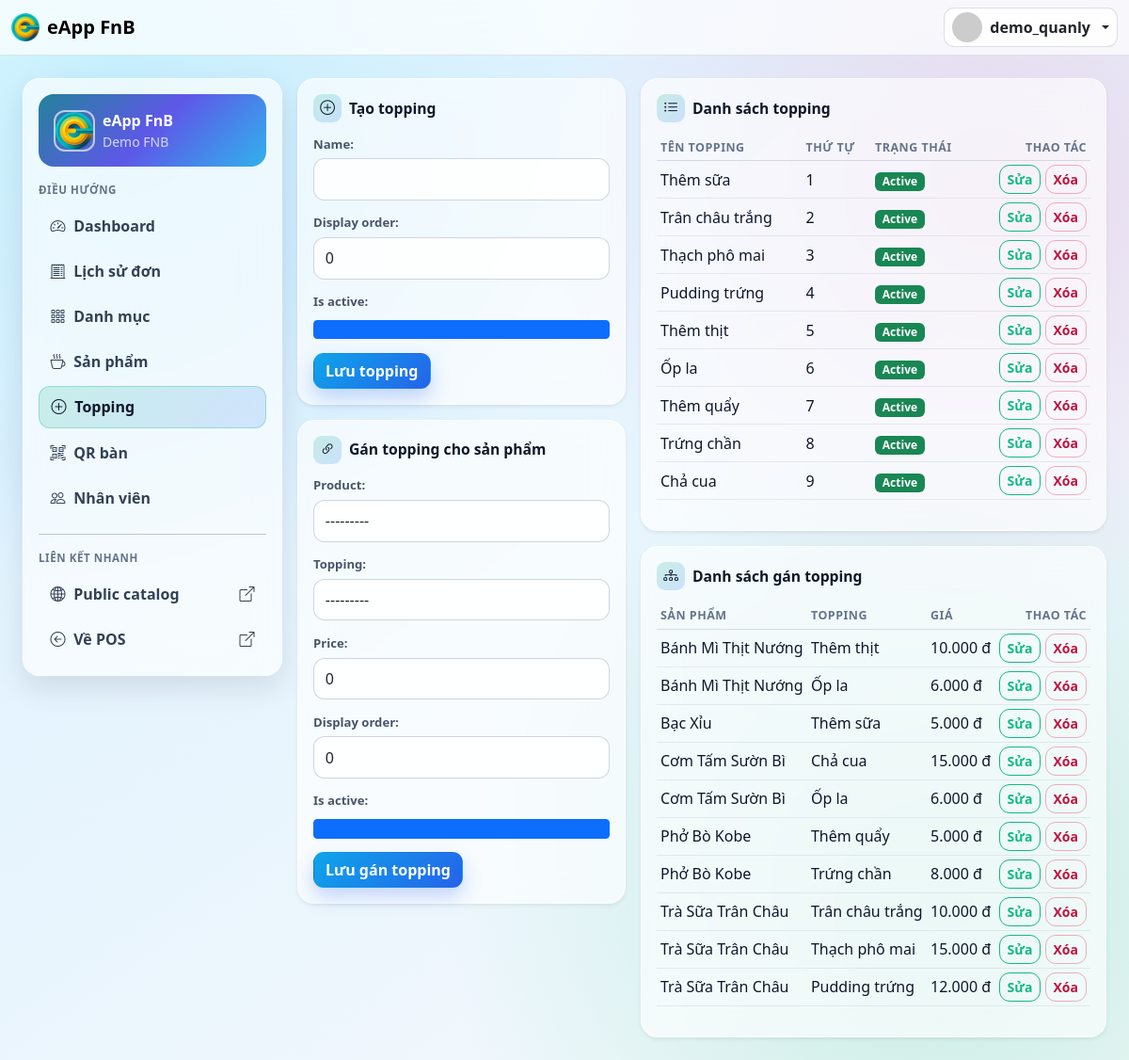
Screenshot of /quanly/toppings/ (signed in) with the database file from the repository.
### App_Accounts/models.py (models this page shows, shortened)
class User(AbstractUser):
    class Role(models.TextChoices):
        MANAGER = 'MANAGER', 'Manager'
        STAFF = 'STAFF', 'Staff'
    role = models.CharField(max_length=20, choices=Role.choices, default=Role.STAFF)
    tenant = models.ForeignKey(
        'App_Tenant.Tenant',
        on_delete=models.PROTECT,
        related_name='users',
        null=True,
        blank=True,
    )
    class Meta:
        constraints = [
            models.CheckConstraint(
                check=Q(role='STAFF') | Q(tenant__isnull=False),
                name='chk_manager_requires_tenant',
            ),
            models.UniqueConstraint(
                fields=['tenant'],
                condition=Q(role='MANAGER') & Q(tenant__isnull=False),
                name='uq_manager_per_tenant',
            ),
        ]
        indexes = [
            models.Index(fields=['tenant', 'role']),
        ]
    @property
    def is_manager(self):
        return self.role == self.Role.MANAGER

### App_Tenant/models.py (models this page shows, shortened)
class Tenant(TimeStampedModel):
    name = models.CharField(max_length=150)
    public_slug = models.SlugField(max_length=120, unique=True, validators=[validate_public_slug])
    is_active = models.BooleanField(default=True)
    class Meta:
        ordering = ['name']

### App_Catalog/models.py (models this page shows, shortened)
class Topping(TimeStampedModel):
    tenant = models.ForeignKey('App_Tenant.Tenant', on_delete=models.CASCADE, related_name='toppings')
    name = models.CharField(max_length=120)
    slug = models.SlugField(max_length=140)
    is_active = models.BooleanField(default=True)
    display_order = models.PositiveIntegerField(default=0)
    class Meta:
        constraints = [
            models.UniqueConstraint(fields=['tenant', 'slug'], name='uq_topping_tenant_slug'),
        ]
        ordering = ['display_order', 'name', 'id']
    def __str__(self):
        return self.name

class ProductTopping(TimeStampedModel):
    product = models.ForeignKey(Product, on_delete=models.CASCADE, related_name='topping_links')
    topping = models.ForeignKey(Topping, on_delete=models.CASCADE, related_name='product_links')
    price = models.DecimalField(max_digits=14, decimal_places=2, default=0)
    is_active = models.BooleanField(default=True)
    display_order = models.PositiveIntegerField(default=0)
    class Meta:
        constraints = [
            models.UniqueConstraint(fields=['product', 'topping'], name='uq_product_topping'),
        ]
        indexes = [
            models.Index(fields=['product', 'is_active']),
            models.Index(fields=['topping', 'is_active']),
        ]
        ordering = ['display_order', 'id']

class Product(TimeStampedModel):
    tenant = models.ForeignKey('App_Tenant.Tenant', on_delete=models.CASCADE, related_name='products')
    category = models.ForeignKey(Category, on_delete=models.SET_NULL, null=True, blank=True, related_name='products')
    name = models.CharField(max_length=180)
    slug = models.SlugField(max_length=180)
    short_description = models.CharField(max_length=255, blank=True)
    description = models.TextField(blank=True)
    image_url = models.URLField(blank=True)
    is_active = models.BooleanField(default=True)
    class Meta:
        constraints = [
            models.UniqueConstraint(fields=['tenant', 'slug'], name='uq_product_tenant_slug'),
        ]
        indexes = [
            models.Index(fields=['tenant', 'is_active']),
            models.Index(fields=['tenant', 'name']),
        ]
        ordering = ['name']
    def __str__(self):
        return self.name

### App_Quanly/views.py (the view, shortened to what this page needs)
# urls.py: path('toppings/', views.topping_list_create, name='toppings'),
@manager_required
def topping_list_create(request):
    tenant = _tenant_or_404(request.user)
    toppings = Topping.objects.filter(tenant=tenant).order_by('display_order', 'name')
    mappings = (
        ProductTopping.objects.filter(product__tenant=tenant)
        .select_related('product', 'topping')
        .order_by('product__name', 'display_order', 'id')
    )
    topping_form = ToppingForm(prefix='topping')
    mapping_form = ProductToppingForm(prefix='mapping', tenant=tenant)
    return render(
        request,
        'App_Quanly/toppings.html',
        {
            'toppings': toppings,
            'mappings': mappings,
            'topping_form': topping_form,
            'mapping_form': mapping_form,
        },
    )

### templates/App_Quanly/toppings.html (shortened to what this page needs)
{% extends 'App_Quanly/_layout.html' %}
{% load number_format %}
{% block quanly_content %}
<div class="row g-3">
    <div class="col-12 col-xl-5">
        <div class="card border-0 shadow-sm mb-3">
            <div class="card-body">
                <h2 class="admin-card-title">
                    <i class="bi bi-plus-circle"></i>
                    Tạo topping
                </h2>
                <form method="post">
                    {{ topping_form.as_p }}
                    <button class="btn btn-primary" type="submit">Lưu topping</button>
                </form>
            </div>
        </div>
        <div class="card border-0 shadow-sm">
            <div class="card-body">
                <h2 class="admin-card-title">
                    <i class="bi bi-link-45deg"></i>
                    Gán topping cho sản phẩm
                </h2>
                <form method="post">
                    {{ mapping_form.as_p }}
                    <button class="btn btn-primary" type="submit">Lưu gán topping</button>
                </form>
            </div>
        </div>
    </div>
    <div class="col-12 col-xl-7">
        <div class="card border-0 shadow-sm mb-3">
            <div class="card-body">
                <h2 class="admin-card-title">
                    <i class="bi bi-list-ul"></i>
                    Danh sách topping
                </h2>
                <div class="table-responsive">
                    <table class="table table-sm align-middle">
                        <thead>
                            <tr>
                                <th>Tên topping</th>
                                <th>Thứ tự</th>
                                <th>Trạng thái</th>
                                <th class="text-end">Thao tác</th>
                            </tr>
                        </thead>
                        <tbody>
                            {% for topping in toppings %}
                            <tr>
                                <td>{{ topping.name }}</td>
                                <td>{{ topping.display_order }}</td>
                                <td>
                                    {% if topping.is_active %}
                                    <span class="badge text-bg-success">Active</span>
                                    {% else %}
                                    <span class="badge text-bg-secondary">Inactive</span>
                                    {% endif %}
                                </td>
                                <td class="text-end">
                                    <a class="btn btn-sm btn-outline-primary" href="{% url 'App_Quanly:topping_edit' topping.id %}">Sửa</a>
                                    <form method="post" action="{% url 'App_Quanly:topping_delete' topping.id %}" class="d-inline">
                                        <button class="btn btn-sm btn-outline-danger" onclick="return confirm('Xóa topping này?')">Xóa</button>
                                    </form>
                                </td>
                            </tr>
                            {% empty %}
                            <tr>
                                <td colspan="4" class="text-muted">Chưa có topping.</td>
                            </tr>
                            {% endfor %}
                        </tbody>
                    </table>
                </div>
            </div>
        </div>
        <div class="card border-0 shadow-sm">
            <div class="card-body">
                <h2 class="admin-card-title">
                    <i class="bi bi-diagram-3"></i>
                    Danh sách gán topping
                </h2>
                <div class="table-responsive">
                    <table class="table table-sm align-middle">
                        <thead>
                            <tr>
                                <th>Sản phẩm</th>
                                <th>Topping</th>
                                <th>Giá</th>
                                <th class="text-end">Thao tác</th>
                            </tr>
                        </thead>
                        <tbody>
                            {% for mapping in mappings %}
                            <tr>
                                <td>{{ mapping.product.name }}</td>
                                <td>{{ mapping.topping.name }}</td>
                                <td>{{ mapping.price|thousand_sep }} đ</td>
                                <td class="text-end">
                                    <a class="btn btn-sm btn-outline-primary" href="{% url 'App_Quanly:product_topping_edit' mapping.id %}">Sửa</a>
                                    <form method="post" action="{% url 'App_Quanly:product_topping_delete' mapping.id %}" class="d-inline">
                                        <button class="btn btn-sm btn-outline-danger" onclick="return confirm('Xóa gán topping này?')">Xóa</button>
                                    </form>
                                </td>
                            </tr>
                            {% empty %}
                            <tr>
                                <td colspan="4" class="text-muted">Chưa có gán topping.</td>
                            </tr>
                            {% endfor %}
                        </tbody>
                    </table>
                </div>
            </div>
        </div>
    </div>
</div>
{% endblock %}

### templates/App_Quanly/_layout.html (shortened to what this page needs)
{% extends 'App_Core/base.html' %}
{% load static %}
{% block body_class %}quanly-page{% endblock %}
{% block container_class %}container-fluid py-4 px-3 px-xl-4{% endblock %}
{% block content %}
<div class="row g-3 quanly-shell">
    <div class="col-12 col-lg-3">
        <div class="glass-panel p-3">
            <div class="card-body">
                <div class="admin-tenant-card mb-3">
                    <div class="d-flex align-items-center gap-2">
                        <img class="admin-tenant-logo" src="{% static 'images/logo/eapp.png' %}" alt="eApp FnB">
                        <div>
                            <div class="fw-bold">eApp FnB</div>
                            <div class="small opacity-75">{{ user.tenant.name|default:'Tenant' }}</div>
                        </div>
                    </div>
                </div>
                <div class="admin-section-title">Điều hướng</div>
                <div class="d-flex flex-column gap-1">
                    <a class="admin-nav-link {% if request.path == '/quanly/' %}active{% endif %}" href="{% url 'App_Quanly:dashboard' %}">
                        <i class="bi bi-speedometer2"></i> Dashboard
                    </a>
                    <a class="admin-nav-link {% if '/quanly/orders/' in request.path %}active{% endif %}" href="{% url 'App_Quanly:orders' %}">
                        <i class="bi bi-receipt-cutoff"></i> Lịch sử đơn
                    </a>
                    <a class="admin-nav-link {% if '/quanly/categories/' in request.path %}active{% endif %}" href="{% url 'App_Quanly:categories' %}">
                        <i class="bi bi-grid-3x3-gap"></i> Danh mục
                    </a>
                    <a class="admin-nav-link {% if '/quanly/products/' in request.path or '/quanly/units/' in request.path %}active{% endif %}" href="{% url 'App_Quanly:products' %}">
                        <i class="bi bi-cup-hot"></i> Sản phẩm
                    </a>
                    <a class="admin-nav-link {% if '/quanly/toppings/' in request.path or '/quanly/product-toppings/' in request.path %}active{% endif %}" href="{% url 'App_Quanly:toppings' %}">
                        <i class="bi bi-plus-circle"></i> Topping
                    </a>
                    <a class="admin-nav-link {% if '/quanly/qr-tables/' in request.path %}active{% endif %}" href="{% url 'App_Quanly:qr_tables' %}">
                        <i class="bi bi-qr-code-scan"></i> QR bàn
                    </a>
                    <a class="admin-nav-link {% if '/quanly/staffs/' in request.path %}active{% endif %}" href="{% url 'App_Quanly:staffs' %}">
                        <i class="bi bi-people"></i> Nhân viên
                    </a>
                </div>
                <hr class="my-3">
                <div class="admin-section-title">Liên kết nhanh</div>
                <div class="d-flex flex-column gap-1">
                    {% if user.tenant %}
                    <a class="admin-nav-link" href="{% url 'App_Public:tenant_catalog' user.tenant.public_slug %}" target="_blank" rel="noopener">
                        <i class="bi bi-globe2"></i> Public catalog
                        <i class="bi bi-box-arrow-up-right ms-auto" aria-hidden="true"></i>
                    </a>
                    {% endif %}
                    <a class="admin-nav-link" href="{% url 'App_Sales:pos' %}" target="_blank" rel="noopener">
                        <i class="bi bi-arrow-left-circle"></i> Về POS
                        <i class="bi bi-box-arrow-up-right ms-auto" aria-hidden="true"></i>
                    </a>
                </div>
            </div>
        </div>
    </div>
    <div class="col-12 col-lg-9">
        {% block quanly_content %}{% endblock %}
    </div>
</div>
{% endblock %}

### templates/App_Core/base.html (shortened to what this page needs)
{% load static %}
<!DOCTYPE html>
<html lang="vi">
<head>
    <link href="https://cdn.jsdelivr.net/npm/bootstrap@5.3.2/dist/css/bootstrap.min.css" rel="stylesheet">
    <link rel="stylesheet" href="https://cdn.jsdelivr.net/npm/bootstrap-icons@1.11.1/font/bootstrap-icons.css">
</head>
<body class="bg-light {% block body_class %}{% endblock %}">
<nav class="navbar navbar-expand-lg bg-white border-bottom sticky-top">
    <div class="container-fluid">
        <a class="navbar-brand fw-bold d-flex align-items-center gap-2" href="{% if user.is_authenticated %}{% url 'App_Sales:pos' %}{% else %}{% url 'App_Accounts:login' %}{% endif %}">
            <img src="{% static 'images/logo/eapp.png' %}" alt="eApp FnB" style="height: 30px; width: 30px; object-fit: cover; border-radius: 6px;">
            <span>eApp FnB</span>
        </a>
        <div class="ms-auto d-flex align-items-center gap-2">
            <div class="dropdown">
                <button class="btn account-trigger dropdown-toggle d-flex align-items-center gap-2 px-2 py-1" type="button" data-bs-toggle="dropdown" aria-expanded="false">
                    {% if user.is_authenticated %}
                    <img src="https://ui-avatars.com/api/?name={{ user.username }}&background=0D8ABC&color=fff" class="rounded-circle" width="32" height="32" alt="Avatar">
                    <span class="fw-bold d-none d-lg-inline">{{ user.username }}</span>
                    {% else %}
                    <img src="https://ui-avatars.com/api/?name=Public&background=64748B&color=fff" class="rounded-circle" width="32" height="32" alt="Public">
                    <span class="fw-bold d-none d-lg-inline">Public</span>
                    {% endif %}
                </button>
            </div>
        </div>
    </div>
</nav>
<div class="{% block container_class %}container-fluid py-3{% endblock %}">
    {% block content %}{% endblock %}
</div>
<div id="toastContainer" class="toast-container position-fixed top-0 end-0 p-3" style="z-index:1081;"></div>
</body>
</html>

### rows the page displays
User: username "demo_quanly", tenant.name "Demo FNB"
Topping: name "Thêm sữa", display_order "1", is_active "Active"
Topping: name "Trân châu trắng", display_order "2", is_active "Active"
Topping: name "Thạch phô mai", display_order "3", is_active "Active"
Topping: name "Pudding trứng", display_order "4", is_active "Active"
Topping: name "Thêm thịt", display_order "5", is_active "Active"
Topping: name "Ốp la", display_order "6", is_active "Active"
Topping: name "Thêm quẩy", display_order "7", is_active "Active"
Topping: name "Trứng chần", display_order "8", is_active "Active"
Topping: name "Chả cua", display_order "9", is_active "Active"
ProductTopping: product.name "Bánh Mì Thịt Nướng", topping.name "Thêm thịt", price|thousand_sep "10.000"
ProductTopping: product.name "Bánh Mì Thịt Nướng", topping.name "Ốp la", price|thousand_sep "6.000"
ProductTopping: product.name "Bạc Xỉu", topping.name "Thêm sữa", price|thousand_sep "5.000"
ProductTopping: product.name "Cơm Tấm Sườn Bì", topping.name "Chả cua", price|thousand_sep "15.000"
ProductTopping: product.name "Cơm Tấm Sườn Bì", topping.name "Ốp la", price|thousand_sep "6.000"
ProductTopping: product.name "Phở Bò Kobe", topping.name "Thêm quẩy", price|thousand_sep "5.000"
ProductTopping: product.name "Phở Bò Kobe", topping.name "Trứng chần", price|thousand_sep "8.000"
ProductTopping: product.name "Trà Sữa Trân Châu", topping.name "Trân châu trắng", price|thousand_sep "10.000"
ProductTopping: product.name "Trà Sữa Trân Châu", topping.name "Thạch phô mai", price|thousand_sep "15.000"
ProductTopping: product.name "Trà Sữa Trân Châu", topping.name "Pudding trứng", price|thousand_sep "12.000"
